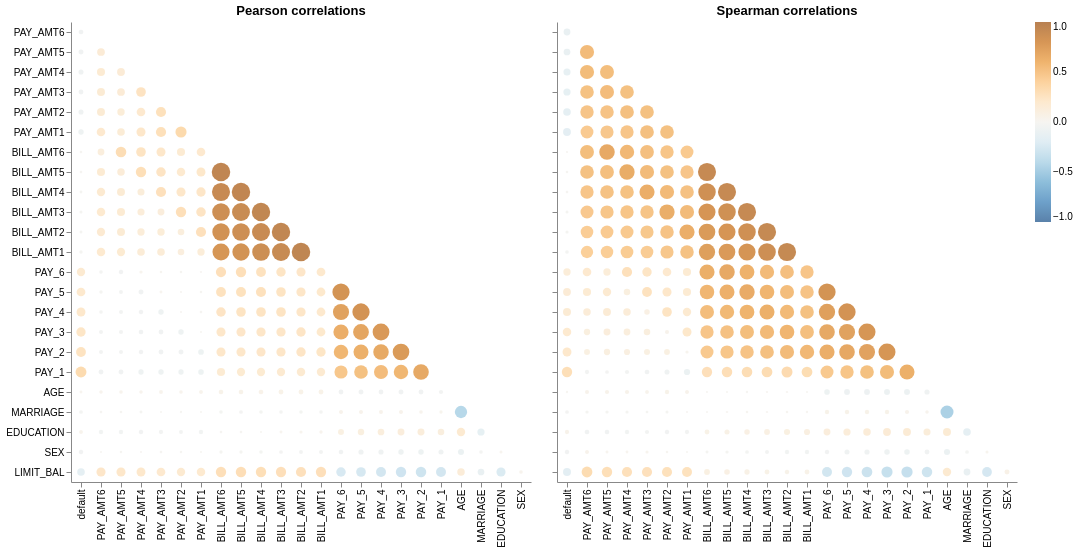

The code cell stored with this chart in its notebook:
### Markdown cell above
## 5. Correlations

Pearson and Spearman correlations (ID dropped). Expect BILL_AMT1 to BILL_AMT6 to be highly correlated with each other.

### Code cell
aly.corr(train.drop(columns="ID"))

### Figure 1 — Vega specification as saved in the notebook (floating-point values rounded to 4 significant figures; data arrays with more than 128 entries replaced by an {"elided": "..."} marker saying what was removed)
{"$schema": "https://vega.github.io/schema/vega/v6.json", "data": [{"name": "source_0"}, {"name": "data_0", "values": {"elided": "276 records"}}, {"name": "source_1"}, {"name": "data_1", "values": {"elided": "276 records"}}, {"name": "source_0_concat_0_x_domain_index", "values": [{"index": "EDUCATION", "sort_field": 21.0}, {"index": "MARRIAGE", "sort_field": 20.0}, {"index": "AGE", "sort_field": 19.0}, {"index": "PAY_1", "sort_field": 18.0}, {"index": "PAY_2", "sort_field": 17.0}, {"index": "PAY_3", "sort_field": 16.0}, {"index": "PAY_4", "sort_field": 15.0}, {"index": "PAY_5", "sort_field": 14.0}, {"index": "PAY_6", "sort_field": 13.0}, {"index": "BILL_AMT1", "sort_field": 12.0}, {"index": "BILL_AMT2", "sort_field": 11.0}, {"index": "BILL_AMT3", "sort_field": 10.0}, {"index": "BILL_AMT4", "sort_field": 9.0}, {"index": "BILL_AMT5", "sort_field": 8.0}, {"index": "BILL_AMT6", "sort_field": 7.0}, {"index": "PAY_AMT1", "sort_field": 6.0}, {"index": "PAY_AMT2", "sort_field": 5.0}, {"index": "PAY_AMT3", "sort_field": 4.0}, {"index": "PAY_AMT4", "sort_field": 3.0}, {"index": "PAY_AMT5", "sort_field": 2.0}, {"index": "PAY_AMT6", "sort_field": 1.0}, {"index": "default", "sort_field": 0.0}, {"index": "SEX", "sort_field": 22.0}]}, {"name": "source_0_concat_0_y_domain_variable", "values": [{"sort_field": 21.0, "variable": "SEX"}, {"sort_field": 0.0, "variable": "PAY_AMT6"}, {"sort_field": 1.0, "variable": "PAY_AMT5"}, {"sort_field": 2.0, "variable": "PAY_AMT4"}, {"sort_field": 3.0, "variable": "PAY_AMT3"}, {"sort_field": 4.0, "variable": "PAY_AMT2"}, {"sort_field": 5.0, "variable": "PAY_AMT1"}, {"sort_field": 12.0, "variable": "PAY_6"}, {"sort_field": 13.0, "variable": "PAY_5"}, {"sort_field": 14.0, "variable": "PAY_4"}, {"sort_field": 15.0, "variable": "PAY_3"}, {"sort_field": 16.0, "variable": "PAY_2"}, {"sort_field": 17.0, "variable": "PAY_1"}, {"sort_field": 19.0, "variable": "MARRIAGE"}, {"sort_field": 22.0, "variable": "LIMIT_BAL"}, {"sort_field": 20.0, "variable": "EDUCATION"}, {"sort_field": 6.0, "variable": "BILL_AMT6"}, {"sort_field": 7.0, "variable": "BILL_AMT5"}, {"sort_field": 8.0, "variable": "BILL_AMT4"}, {"sort_field": 9.0, "variable": "BILL_AMT3"}, {"sort_field": 10.0, "variable": "BILL_AMT2"}, {"sort_field": 11.0, "variable": "BILL_AMT1"}, {"sort_field": 18.0, "variable": "AGE"}]}, {"name": "source_1_concat_1_x_domain_index", "values": [{"index": "EDUCATION", "sort_field": 21.0}, {"index": "MARRIAGE", "sort_field": 20.0}, {"index": "AGE", "sort_field": 19.0}, {"index": "PAY_1", "sort_field": 18.0}, {"index": "PAY_2", "sort_field": 17.0}, {"index": "PAY_3", "sort_field": 16.0}, {"index": "PAY_4", "sort_field": 15.0}, {"index": "PAY_5", "sort_field": 14.0}, {"index": "PAY_6", "sort_field": 13.0}, {"index": "BILL_AMT1", "sort_field": 12.0}, {"index": "BILL_AMT2", "sort_field": 11.0}, {"index": "BILL_AMT3", "sort_field": 10.0}, {"index": "BILL_AMT4", "sort_field": 9.0}, {"index": "BILL_AMT5", "sort_field": 8.0}, {"index": "BILL_AMT6", "sort_field": 7.0}, {"index": "PAY_AMT1", "sort_field": 6.0}, {"index": "PAY_AMT2", "sort_field": 5.0}, {"index": "PAY_AMT3", "sort_field": 4.0}, {"index": "PAY_AMT4", "sort_field": 3.0}, {"index": "PAY_AMT5", "sort_field": 2.0}, {"index": "PAY_AMT6", "sort_field": 1.0}, {"index": "default", "sort_field": 0.0}, {"index": "SEX", "sort_field": 22.0}]}, {"name": "source_1_concat_1_y_domain_variable", "values": [{"sort_field": 21.0, "variable": "SEX"}, {"sort_field": 0.0, "variable": "PAY_AMT6"}, {"sort_field": 1.0, "variable": "PAY_AMT5"}, {"sort_field": 2.0, "variable": "PAY_AMT4"}, {"sort_field": 3.0, "variable": "PAY_AMT3"}, {"sort_field": 4.0, "variable": "PAY_AMT2"}, {"sort_field": 5.0, "variable": "PAY_AMT1"}, {"sort_field": 12.0, "variable": "PAY_6"}, {"sort_field": 13.0, "variable": "PAY_5"}, {"sort_field": 14.0, "variable": "PAY_4"}, {"sort_field": 15.0, "variable": "PAY_3"}, {"sort_field": 16.0, "variable": "PAY_2"}, {"sort_field": 17.0, "variable": "PAY_1"}, {"sort_field": 19.0, "variable": "MARRIAGE"}, {"sort_field": 22.0, "variable": "LIMIT_BAL"}, {"sort_field": 20.0, "variable": "EDUCATION"}, {"sort_field": 6.0, "variable": "BILL_AMT6"}, {"sort_field": 7.0, "variable": "BILL_AMT5"}, {"sort_field": 8.0, "variable": "BILL_AMT4"}, {"sort_field": 9.0, "variable": "BILL_AMT3"}, {"sort_field": 10.0, "variable": "BILL_AMT2"}, {"sort_field": 11.0, "variable": "BILL_AMT1"}, {"sort_field": 18.0, "variable": "AGE"}]}], "signals": [{"name": "concat_0_x_step", "value": 20}, {"name": "concat_0_width", "update": "bandspace(domain('concat_0_x').length, 1, 0.5) * concat_0_x_step"}, {"name": "concat_0_y_step", "value": 20}, {"name": "concat_0_height", "update": "bandspace(domain('concat_0_y').length, 1, 0.5) * concat_0_y_step"}, {"name": "concat_1_x_step", "value": 20}, {"name": "concat_1_width", "update": "bandspace(domain('concat_1_x').length, 1, 0.5) * concat_1_x_step"}, {"name": "concat_1_y_step", "value": 20}, {"name": "concat_1_height", "update": "bandspace(domain('concat_1_y').length, 1, 0.5) * concat_1_y_step"}], "marks": [{"type": "group", "name": "concat_0_group", "encode": {"update": {"height": {"signal": "concat_0_height"}, "width": {"signal": "concat_0_width"}}}, "marks": [{"type": "symbol", "name": "concat_0_marks", "from": {"data": "data_0"}, "encode": {"update": {"shape": {"value": "circle"}, "y": {"field": "variable", "scale": "concat_0_y"}, "opacity": {"value": 0.7}, "size": {"field": "abs_value", "scale": "size"}, "tooltip": {"signal": "{\"corr\": format(datum[\"value\"], \".2f\"), \"x\": isValid(datum[\"index\"]) ? isArray(datum[\"index\"]) ? join(datum[\"index\"], '\\n') : datum[\"index\"] : \"\"+datum[\"index\"], \"y\": isValid(datum[\"variable\"]) ? isArray(datum[\"variable\"]) ? join(datum[\"variable\"], '\\n') : datum[\"variable\"] : \"\"+datum[\"variable\"]}"}, "x": {"field": "index", "scale": "concat_0_x"}, "fill": {"field": "value", "scale": "color"}}}, "style": ["circle"]}], "axes": [{"scale": "concat_0_x", "grid": false, "zindex": 0, "labelBaseline": "middle", "orient": "bottom", "labelAlign": "right", "labelAngle": 270}, {"scale": "concat_0_y", "zindex": 0, "orient": "left", "grid": false}], "title": {"text": "Pearson correlations", "frame": "group"}, "style": "cell"}, {"type": "group", "name": "concat_1_group", "encode": {"update": {"width": {"signal": "concat_1_width"}, "height": {"signal": "concat_1_height"}}}, "marks": [{"type": "symbol", "name": "concat_1_marks", "from": {"data": "data_1"}, "encode": {"update": {"shape": {"value": "circle"}, "opacity": {"value": 0.7}, "y": {"field": "variable", "scale": "concat_1_y"}, "tooltip": {"signal": "{\"corr\": format(datum[\"value\"], \".2f\"), \"x\": isValid(datum[\"index\"]) ? isArray(datum[\"index\"]) ? join(datum[\"index\"], '\\n') : datum[\"index\"] : \"\"+datum[\"index\"], \"y\": isValid(datum[\"variable\"]) ? isArray(datum[\"variable\"]) ? join(datum[\"variable\"], '\\n') : datum[\"variable\"] : \"\"+datum[\"variable\"]}"}, "fill": {"field": "value", "scale": "color"}, "size": {"field": "abs_value", "scale": "size"}, "x": {"field": "index", "scale": "concat_1_x"}}}, "style": ["circle"]}], "axes": [{"scale": "concat_1_x", "grid": false, "labelAngle": 270, "zindex": 0, "orient": "bottom", "labelAlign": "right", "labelBaseline": "middle"}, {"scale": "concat_1_y", "grid": false, "labels": false, "orient": "left", "zindex": 0}], "title": {"text": "Spearman correlations", "frame": "group"}, "style": "cell"}], "scales": [{"name": "color", "type": "linear", "domain": [-1, 1], "range": {"scheme": "blueorange"}, "zero": true, "interpolate": "hcl"}, {"name": "size", "type": "linear", "domain": [0, 1], "range": [4, 361], "zero": true}, {"name": "concat_0_x", "type": "point", "domain": {"data": "source_0_concat_0_x_domain_index", "field": "index", "sort": {"op": "max", "field": "sort_field"}}, "range": {"step": {"signal": "concat_0_x_step"}}, "padding": 0.5}, {"name": "concat_0_y", "type": "point", "domain": {"data": "source_0_concat_0_y_domain_variable", "field": "variable", "sort": {"op": "max", "field": "sort_field"}}, "range": {"step": {"signal": "concat_0_y_step"}}, "padding": 0.5}, {"name": "concat_1_x", "type": "point", "domain": {"data": "source_1_concat_1_x_domain_index", "field": "index", "sort": {"op": "max", "field": "sort_field"}}, "range": {"step": {"signal": "concat_1_x_step"}}, "padding": 0.5}, {"name": "concat_1_y", "type": "point", "domain": {"data": "source_1_concat_1_y_domain_variable", "field": "variable", "sort": {"op": "max", "field": "sort_field"}}, "range": {"step": {"signal": "concat_1_y_step"}}, "padding": 0.5}], "padding": 5, "config": {"style": {"cell": {"strokeWidth": 0}}}, "legends": [{"fill": "color", "gradientLength": {"signal": "clamp(concat_0_height, 64, 200)"}, "encode": {"gradient": {"update": {"opacity": {"value": 0.7}}}}}], "layout": {"padding": 20, "bounds": "full", "align": "each"}, "background": "white"}
